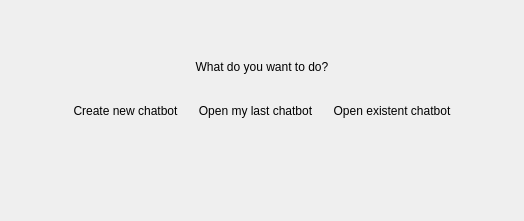
       <widget class="QWidget" name="welcomeTab">
        <attribute name="title">
         <string>Inicio</string>
        </attribute>
        <layout class="QGridLayout" name="gridLayout_7">
         <item row="0" column="0">
          <widget class="QStackedWidget" name="initStackWidget">
           <property name="currentIndex">
            <number>0</number>
           </property>
           <widget class="QWidget" name="welcomePage">
            <layout class="QGridLayout" name="gridLayout_6">
             <item row="0" column="0">
              <layout class="QGridLayout" name="welcomePageLayout">
               <item row="1" column="0" colspan="5">
                <widget class="QLabel" name="welcomeLabel">
                 <property name="text">
                  <string>What do you want to do?</string>
                 </property>
                 <property name="alignment">
                  <set>Qt::AlignCenter</set>
                 </property>
                </widget>
               </item>
               <item row="4" column="0" colspan="5">
                <spacer name="verticalSpacer_4">
                 <property name="orientation">
                  <enum>Qt::Vertical</enum>
                 </property>
                 <property name="sizeHint" stdset="0">
                  <size>
                   <width>20</width>
                   <height>40</height>
                  </size>
                 </property>
                </spacer>
               </item>
               <item row="2" column="0" colspan="5">
                <spacer name="verticalSpacer_5">
                 <property name="orientation">
                  <enum>Qt::Vertical</enum>
                 </property>
                 <property name="sizeType">
                  <enum>QSizePolicy::Fixed</enum>
                 </property>
                 <property name="sizeHint" stdset="0">
                  <size>
                   <width>20</width>
                   <height>20</height>
                  </size>
                 </property>
                </spacer>
               </item>
               <item row="3" column="1">
                <widget class="QToolButton" name="createChatbotButton">
                 <property name="text">
                  <string>Create new chatbot</string>
                 </property>
                 <property name="icon">
                  <iconset resource="../res/chatbot_theme.qrc">
                   <normaloff>:/icons/new_chatbot.png</normaloff>:/icons/new_chatbot.png</iconset>
                 </property>
                 <property name="iconSize">
                  <size>
                   <width>48</width>
                   <height>48</height>
                  </size>
                 </property>
                 <property name="toolButtonStyle">
                  <enum>Qt::ToolButtonTextUnderIcon</enum>
                 </property>
                 <property name="autoRaise">
                  <bool>true</bool>
                 </property>
                </widget>
               </item>
               <item row="3" column="3">
                <widget class="QToolButton" name="openChatbotButton">
                 <property name="text">
                  <string>Open existent chatbot</string>
                 </property>
                 <property name="icon">
                  <iconset resource="../res/chatbot_theme.qrc">
                   <normaloff>:/icons/open_chatbot.png</normaloff>:/icons/open_chatbot.png</iconset>
                 </property>
                 <property name="iconSize">
                  <size>
                   <width>48</width>
                   <height>48</height>
                  </size>
                 </property>
                 <property name="toolButtonStyle">
                  <enum>Qt::ToolButtonTextUnderIcon</enum>
                 </property>
                 <property name="autoRaise">
                  <bool>true</bool>
                 </property>
                </widget>
               </item>
               <item row="0" column="0" colspan="5">
                <spacer name="verticalSpacer_6">
                 <property name="orientation">
                  <enum>Qt::Vertical</enum>
                 </property>
                 <property name="sizeHint" stdset="0">
                  <size>
                   <width>20</width>
                   <height>40</height>
                  </size>
                 </property>
                </spacer>
               </item>
               <item row="5" column="0" colspan="5">
                <spacer name="verticalSpacer_7">
                 <property name="orientation">
                  <enum>Qt::Vertical</enum>
                 </property>
                 <property name="sizeType">
                  <enum>QSizePolicy::Fixed</enum>
                 </property>
                 <property name="sizeHint" stdset="0">
                  <size>
                   <width>20</width>
                   <height>40</height>
                  </size>
                 </property>
                </spacer>
               </item>
               <item row="3" column="2">
                <widget class="QToolButton" name="openLastChatbotButton">
                 <property name="text">
                  <string>Open my last chatbot</string>
                 </property>
                 <property name="icon">
                  <iconset resource="../res/chatbot_theme.qrc">
                   <normaloff>:/icons/open_last_chatbot.png</normaloff>:/icons/open_last_chatbot.png</iconset>
                 </property>
                 <property name="iconSize">
                  <size>
                   <width>48</width>
                   <height>48</height>
                  </size>
                 </property>
                 <property name="toolButtonStyle">
                  <enum>Qt::ToolButtonTextUnderIcon</enum>
                 </property>
                 <property name="autoRaise">
                  <bool>true</bool>
                 </property>
                </widget>
               </item>
               <item row="3" column="4">
                <spacer name="horizontalSpacer_4">
                 <property name="orientation">
                  <enum>Qt::Horizontal</enum>
                 </property>
                 <property name="sizeHint" stdset="0">
                  <size>
                   <width>40</width>
                   <height>20</height>
                  </size>
                 </property>
                </spacer>
               </item>
               <item row="3" column="0">
                <spacer name="horizontalSpacer_5">
                 <property name="orientation">
                  <enum>Qt::Horizontal</enum>
                 </property>
                 <property name="sizeHint" stdset="0">
                  <size>
                   <width>40</width>
                   <height>20</height>
                  </size>
                 </property>
                </spacer>
               </item>
              </layout>
             </item>
            </layout>
           </widget>
          </widget>
         </item>
        </layout>
       </widget>
